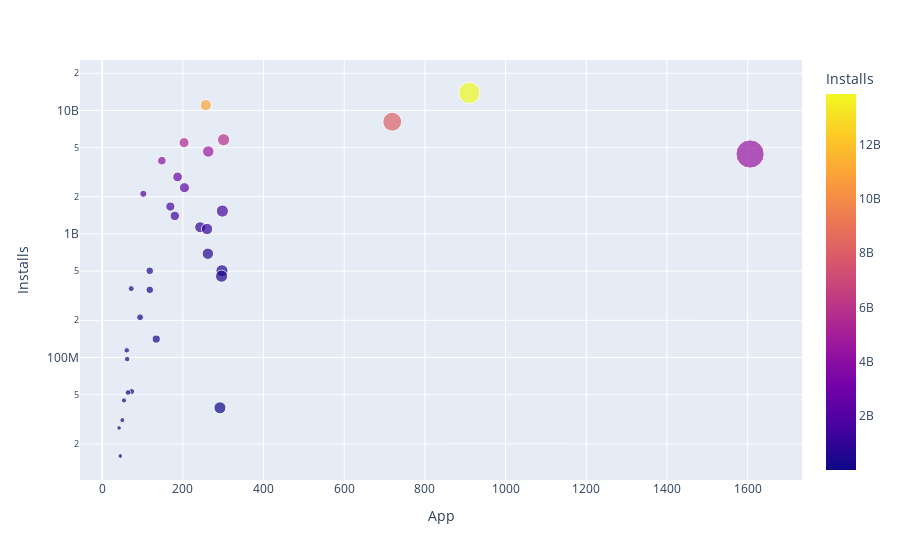

The notebook cell this image was saved under:
### Code cell
scatter = px.scatter(data_frame=category_apps_and_installs, x="App", y="Installs", color="Installs", size="App", hover_name=category_apps_and_installs.index)
scatter.update_layout(yaxis=dict(type="log"))
scatter.show()

### Figure 1 — Plotly figure (JSON) as saved in the notebook; plotly's stock layout.template omitted (floating-point values rounded to 4 significant figures)
{"data": [{"hovertemplate": "<b>%{hovertext}</b><br><br>App=%{marker.size}<br>Installs=%{marker.color}<extra></extra>", "hovertext": ["GAME", "COMMUNICATION", "TOOLS", "PRODUCTIVITY", "SOCIAL", "PHOTOGRAPHY", "FAMILY", "VIDEO_PLAYERS", "TRAVEL_AND_LOCAL", "NEWS_AND_MAGAZINES", "ENTERTAINMENT", "BOOKS_AND_REFERENCE", "PERSONALIZATION", "SHOPPING", "HEALTH_AND_FITNESS", "SPORTS", "BUSINESS", "LIFESTYLE", "MAPS_AND_NAVIGATION", "FINANCE", "WEATHER", "EDUCATION", "FOOD_AND_DRINK", "DATING", "ART_AND_DESIGN", "HOUSE_AND_HOME", "AUTO_AND_VEHICLES", "LIBRARIES_AND_DEMO", "COMICS", "MEDICAL", "PARENTING", "BEAUTY", "EVENTS"], "legendgroup": "", "marker": {"color": [13858762717, 11039241530, 8099724500, 5788070180, 5487841475, 4649143130, 4437554490, 3916897200, 2894859300, 2369110650, 2113660000, 1665791655, 1532352930, 1400331540, 1134006220, 1096431465, 692018120, 503611120, 503267560, 455249400, 361096500, 352852000, 211677750, 140912410, 114233100, 97082000, 53129800, 52083000, 44931100, 39162676, 31116110, 26916200, 15949410], "coloraxis": "coloraxis", "size": [910, 257, 719, 301, 203, 263, 1606, 148, 187, 204, 102, 169, 298, 180, 243, 260, 262, 297, 118, 296, 72, 118, 94, 134, 61, 62, 73, 64, 54, 292, 50, 42, 45], "sizemode": "area", "sizeref": 4.015, "symbol": "circle"}, "mode": "markers", "name": "", "orientation": "v", "showlegend": false, "type": "scatter", "x": [910, 257, 719, 301, 203, 263, 1606, 148, 187, 204, 102, 169, 298, 180, 243, 260, 262, 297, 118, 296, 72, 118, 94, 134, 61, 62, 73, 64, 54, 292, 50, 42, 45], "xaxis": "x", "y": [13858762717, 11039241530, 8099724500, 5788070180, 5487841475, 4649143130, 4437554490, 3916897200, 2894859300, 2369110650, 2113660000, 1665791655, 1532352930, 1400331540, 1134006220, 1096431465, 692018120, 503611120, 503267560, 455249400, 361096500, 352852000, 211677750, 140912410, 114233100, 97082000, 53129800, 52083000, 44931100, 39162676, 31116110, 26916200, 15949410], "yaxis": "y"}], "layout": {"coloraxis": {"colorbar": {"title": {"text": "Installs"}}, "colorscale": [[0, "#0d0887"], [0.1111, "#46039f"], [0.2222, "#7201a8"], [0.3333, "#9c179e"], [0.4444, "#bd3786"], [0.5556, "#d8576b"], [0.6667, "#ed7953"], [0.7778, "#fb9f3a"], [0.8889, "#fdca26"], [1, "#f0f921"]]}, "legend": {"itemsizing": "constant", "tracegroupgap": 0}, "margin": {"t": 60}, "xaxis": {"anchor": "y", "domain": [0, 1], "title": {"text": "App"}}, "yaxis": {"anchor": "x", "domain": [0, 1], "title": {"text": "Installs"}, "type": "log"}}}
